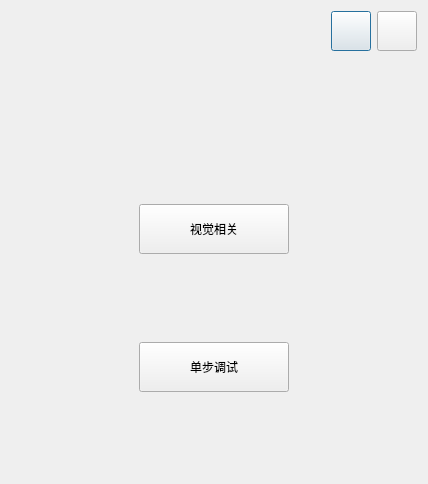
<?xml version="1.0" encoding="UTF-8"?>
<ui version="4.0">
 <class>DevSelectDialog</class>
 <widget class="QDialog" name="DevSelectDialog">
  <property name="geometry">
   <rect>
    <x>0</x>
    <y>0</y>
    <width>428</width>
    <height>484</height>
   </rect>
  </property>
  <property name="windowTitle">
   <string>DevSelectDialog</string>
  </property>
  <layout class="QGridLayout" name="gridLayout_2">
   <item row="0" column="0">
    <spacer name="horizontalSpacer">
     <property name="orientation">
      <enum>Qt::Horizontal</enum>
     </property>
     <property name="sizeHint" stdset="0">
      <size>
       <width>403</width>
       <height>20</height>
      </size>
     </property>
    </spacer>
   </item>
   <item row="0" column="1">
    <widget class="WinMinButton" name="minBtn">
     <property name="minimumSize">
      <size>
       <width>40</width>
       <height>40</height>
      </size>
     </property>
     <property name="maximumSize">
      <size>
       <width>40</width>
       <height>40</height>
      </size>
     </property>
     <property name="text">
      <string/>
     </property>
    </widget>
   </item>
   <item row="3" column="0" colspan="3">
    <layout class="QGridLayout" name="gridLayout">
     <item row="0" column="0">
      <spacer name="horizontalSpacer_4">
       <property name="orientation">
        <enum>Qt::Horizontal</enum>
       </property>
       <property name="sizeHint" stdset="0">
        <size>
         <width>40</width>
         <height>20</height>
        </size>
       </property>
      </spacer>
     </item>
     <item row="1" column="1">
      <widget class="InteractiveButtonBase" name="visionBtn">
       <property name="minimumSize">
        <size>
         <width>150</width>
         <height>50</height>
        </size>
       </property>
       <property name="text">
        <string>视觉相关</string>
       </property>
      </widget>
     </item>
     <item row="4" column="1">
      <spacer name="verticalSpacer_5">
       <property name="orientation">
        <enum>Qt::Vertical</enum>
       </property>
       <property name="sizeHint" stdset="0">
        <size>
         <width>20</width>
         <height>40</height>
        </size>
       </property>
      </spacer>
     </item>
     <item row="2" column="1">
      <spacer name="verticalSpacer_4">
       <property name="orientation">
        <enum>Qt::Vertical</enum>
       </property>
       <property name="sizeHint" stdset="0">
        <size>
         <width>20</width>
         <height>40</height>
        </size>
       </property>
      </spacer>
     </item>
     <item row="3" column="1">
      <widget class="InteractiveButtonBase" name="debugBtn">
       <property name="minimumSize">
        <size>
         <width>150</width>
         <height>50</height>
        </size>
       </property>
       <property name="text">
        <string>单步调试</string>
       </property>
      </widget>
     </item>
     <item row="0" column="2">
      <spacer name="horizontalSpacer_5">
       <property name="orientation">
        <enum>Qt::Horizontal</enum>
       </property>
       <property name="sizeHint" stdset="0">
        <size>
         <width>40</width>
         <height>20</height>
        </size>
       </property>
      </spacer>
     </item>
     <item row="0" column="1">
      <spacer name="verticalSpacer">
       <property name="orientation">
        <enum>Qt::Vertical</enum>
       </property>
       <property name="sizeHint" stdset="0">
        <size>
         <width>20</width>
         <height>40</height>
        </size>
       </property>
      </spacer>
     </item>
    </layout>
   </item>
   <item row="1" column="0" colspan="3">
    <layout class="QHBoxLayout" name="horizontalLayout">
     <item>
      <spacer name="horizontalSpacer_2">
       <property name="orientation">
        <enum>Qt::Horizontal</enum>
       </property>
       <property name="sizeHint" stdset="0">
        <size>
         <width>40</width>
         <height>20</height>
        </size>
       </property>
      </spacer>
     </item>
     <item>
      <widget class="QLabel" name="iconLabel">
       <property name="text">
        <string/>
       </property>
      </widget>
     </item>
     <item>
      <spacer name="horizontalSpacer_3">
       <property name="orientation">
        <enum>Qt::Horizontal</enum>
       </property>
       <property name="sizeHint" stdset="0">
        <size>
         <width>40</width>
         <height>20</height>
        </size>
       </property>
      </spacer>
     </item>
    </layout>
   </item>
   <item row="0" column="2">
    <widget class="WinCloseButton" name="closeBtn">
     <property name="minimumSize">
      <size>
       <width>40</width>
       <height>40</height>
      </size>
     </property>
     <property name="maximumSize">
      <size>
       <width>40</width>
       <height>40</height>
      </size>
     </property>
     <property name="text">
      <string/>
     </property>
    </widget>
   </item>
   <item row="2" column="0" colspan="3">
    <spacer name="verticalSpacer_6">
     <property name="orientation">
      <enum>Qt::Vertical</enum>
     </property>
     <property name="sizeType">
      <enum>QSizePolicy::Preferred</enum>
     </property>
     <property name="sizeHint" stdset="0">
      <size>
       <width>20</width>
       <height>40</height>
      </size>
     </property>
    </spacer>
   </item>
  </layout>
 </widget>
 <customwidgets>
  <customwidget>
   <class>WinMinButton</class>
   <extends>QPushButton</extends>
   <header>syt_btn/winminbutton.h</header>
  </customwidget>
  <customwidget>
   <class>WinCloseButton</class>
   <extends>QPushButton</extends>
   <header>syt_btn/winclosebutton.h</header>
  </customwidget>
  <customwidget>
   <class>InteractiveButtonBase</class>
   <extends>QPushButton</extends>
   <header>syt_btn/interactivebuttonbase.h</header>
  </customwidget>
 </customwidgets>
 <resources/>
 <connections/>
</ui>
